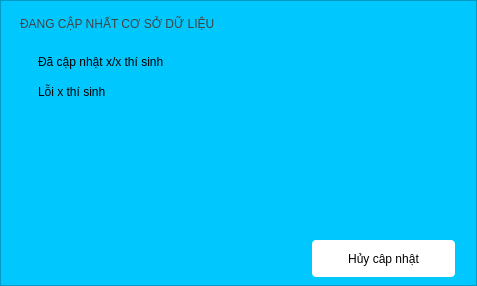
<?xml version="1.0" encoding="UTF-8"?>
<ui version="4.0">
 <class>Frame</class>
 <widget class="QFrame" name="Frame">
  <property name="geometry">
   <rect>
    <x>0</x>
    <y>0</y>
    <width>477</width>
    <height>286</height>
   </rect>
  </property>
  <property name="windowTitle">
   <string>Frame</string>
  </property>
  <property name="styleSheet">
   <string notr="true">background-color: rgb(0, 200, 255);</string>
  </property>
  <property name="frameShape">
   <enum>QFrame::StyledPanel</enum>
  </property>
  <property name="frameShadow">
   <enum>QFrame::Raised</enum>
  </property>
  <widget class="QLabel" name="label_dangCapNhat">
   <property name="geometry">
    <rect>
     <x>20</x>
     <y>2</y>
     <width>439</width>
     <height>43</height>
    </rect>
   </property>
   <property name="styleSheet">
    <string notr="true">color: rgb(66, 66, 66);
font: 75 bold 16pt &quot;Ubuntu&quot;;</string>
   </property>
   <property name="text">
    <string>ĐANG CẬP NHẤT CƠ SỞ DỮ LIỆU</string>
   </property>
  </widget>
  <widget class="QFrame" name="frame_showInformation">
   <property name="geometry">
    <rect>
     <x>8</x>
     <y>42</y>
     <width>461</width>
     <height>193</height>
    </rect>
   </property>
   <property name="styleSheet">
    <string notr="true">border-style:solid;
border-width:0px</string>
   </property>
   <property name="frameShape">
    <enum>QFrame::StyledPanel</enum>
   </property>
   <property name="frameShadow">
    <enum>QFrame::Raised</enum>
   </property>
   <widget class="QLabel" name="label_daXuLy">
    <property name="geometry">
     <rect>
      <x>30</x>
      <y>4</y>
      <width>367</width>
      <height>31</height>
     </rect>
    </property>
    <property name="styleSheet">
     <string notr="true">font: 75 bold 11pt &quot;Ubuntu&quot;;</string>
    </property>
    <property name="text">
     <string>Đã cập nhật x/x thí sinh</string>
    </property>
   </widget>
   <widget class="QLabel" name="label_loi">
    <property name="geometry">
     <rect>
      <x>30</x>
      <y>34</y>
      <width>367</width>
      <height>31</height>
     </rect>
    </property>
    <property name="styleSheet">
     <string notr="true">font: 75 bold 11pt &quot;Ubuntu&quot;;</string>
    </property>
    <property name="text">
     <string>Lỗi x thí sinh</string>
    </property>
   </widget>
  </widget>
  <widget class="QPushButton" name="pushButton">
   <property name="geometry">
    <rect>
     <x>312</x>
     <y>240</y>
     <width>143</width>
     <height>37</height>
    </rect>
   </property>
   <property name="styleSheet">
    <string notr="true">background-color: rgb(255, 255, 255);
border-radius:4px</string>
   </property>
   <property name="text">
    <string>Hủy câp nhật</string>
   </property>
  </widget>
 </widget>
 <resources/>
 <connections/>
</ui>
